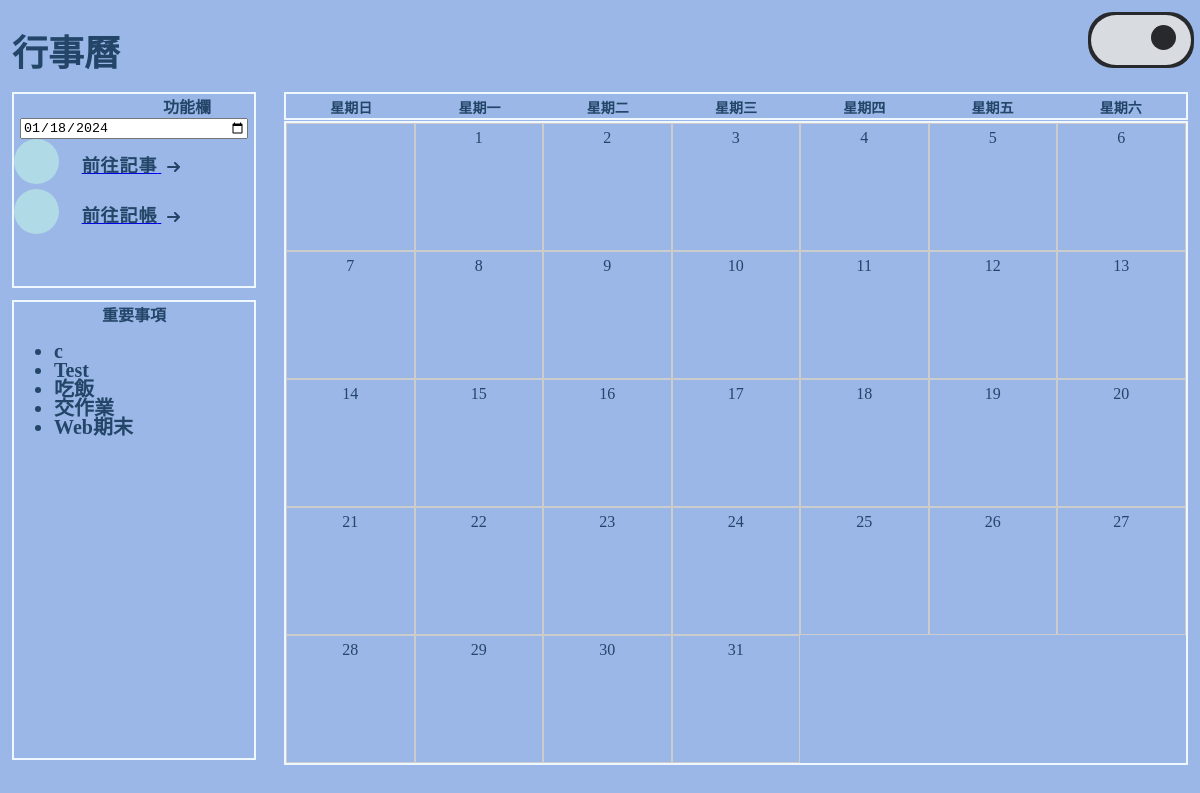
The page / on the database its author committed.
### calendars/models.py (models this page shows, shortened)
class Calendar(models.Model):
    date = models.DateField() #事件日期
    time = models.TimeField() #事件時間
    description = models.CharField(max_length = 255) #事件
    is_important = models.BooleanField(default = False) #標註事件是否為"重要事件"，預設是否

### calendars/views.py (the view)
# urls.py: path('', views.calendars, name = 'calendars'),
def calendars(request):
    mycalendars = Calendar.objects.all().values()
    timestamp = int(time.time())
    context = {
        'mycalendars': mycalendars,
        'timestamp': timestamp,
    }
    return render(request, 'calendars.html', context)

### calendars/templates/calendars.html (shortened to what this page needs)
{% load static %}
{% block content %}
<link rel="stylesheet" type="text/css" href="{% static 'css/calendarForm.css' %}?v={{ timestamp }}">
<link rel="stylesheet" href="{% static 'css/dark-theme.css' %}?v={{ timestamp }}" id="darkTheme" disabled>
<link rel="stylesheet" type="text/css" href="{% static 'css/marquee.css' %}?v={{ timestamp }}">
<div class="allPartBorder">
    <div class="topProject">
        <h1>行事曆</h1>
        <div class="toggle-switch">
            <label class="switch-label">
                <span class="slider"></span>
            </label>
        </div>
    </div>
    <div class="dayName">
        <table class="dayNameTable">
            <th>星期日</th>
            <th>星期一</th>
            <th>星期二</th>
            <th>星期三</th>
            <th>星期四</th>
            <th>星期五</th>
            <th>星期六</th>
        </table>
    </div>
    <div class="rightSideProject" id="mainCalendar"></div>
    <div class="leftSideProject" style="height: 24%;">
        <span>功能欄</span>
        <input type="date" id="dateBox" name="dateBox">
        <a href="{% url 'events' %}">
            <div class="Button">
                <span>前往記事</span>
                <svg viewBox="0 0 13 10" height="10px" width="15px">
                    <path d="M1,5 L11,5"></path>
                    <polyline points="8 1 12 5 8 9"></polyline>
                </svg>
            </div>
        </a>
        <a href="{% url 'show_account_by_year_and_month' %}">
            <div class="Button">
                <span>前往記帳</span>
                <svg viewBox="0 0 13 10" height="10px" width="15px">
                    <path d="M1,5 L11,5"></path>
                    <polyline points="8 1 12 5 8 9"></polyline>
                </svg>
            </div>
        </a>
    </div>
    <div class="leftSideProject" style="height: 57%;">
        <span>重要事項</span>
        <div id="marquee-container">
            <div id="marquee-content">
                <ul>
                    {% for x in mycalendars %}
                        {% if x.is_important == True %}
                            <li>{{ x.description }}</li>
                        {% endif %}
                    {% endfor %}
                </ul>
            </div>
        </div>
    </div>
</div>
{% endblock %}

### static/css/calendarForm.css (style rules this page uses)
div { background-color: #9bb7e8; color: aliceblue; border-color: aliceblue; }
.allPartBorder { margin: 0; width: 100%; height: 100%; box-sizing: border-box; }
.topProject { height: 10%; width: 100%; }
h1 { text-align: left; font-size: 36px; color: #234567; float: left; margin-left: 1%; }
.leftSideProject { border: solid 2px; width: 20%; margin-left: 1%; margin-top: 1%; text-align: center; font-weight: 900; }
.leftSideProject span { color: #234567; }
.leftSideProject li { color: #234567; }
.rightSideProject { border: solid 2px; width: 75%; height: 80%; margin-right: 1%; float: right; margin-top: 1px; text-align: center; display: flex; flex-wrap: wrap; }
.dayName { border: solid 2px; width: 75%; height: 3%; margin-right: 1%; float: right; margin-top: 1%; text-align: center; display: flex; flex-wrap: wrap; }
.dayNameTable { width: 100%; text-align: center; }
.dayNameTable th { color: #234567; width: 14.28%; height: auto; font-size: 14px; text-align: center; vertical-align: middle; }
#dateBox { width: 95%; }
.Button { position: relative; margin: auto; padding: 12px 18px; transition: all 0.2s ease; border: none; background: none; }
.Button:before { content: ""; position: absolute; top: 0; left: 0; display: block; border-radius: 50px; background: #b1dae7; width: 45px; height: 45px; transition: all 0.3s ease; }
.Button span { position: relative; font-family: "Ubuntu", sans-serif; font-size: 18px; font-weight: 700; letter-spacing: 0.05em; color: #234567; }
.Button svg { position: relative; top: 0; margin-left: 10px; fill: none; stroke-linecap: round; stroke-linejoin: round; stroke: #234567; stroke-width: 2; transform: translateX(-5px); transition: all 0.3s ease; }
.toggle-switch { position: relative; width: 100px; height: 50px; --light: #d8dbe0; --dark: #28292c; --link: rgb(27, 129, 112); --link-hover: rgb(24, 94, 82); float: right; margin: 1%; }
.switch-label { position: absolute; width: 100%; height: 50px; background-color: var(--dark); border-radius: 25px; cursor: pointer; border: 3px solid var(--dark); }
.slider { position: absolute; width: 100%; height: 100%; border-radius: 25px; -webkit-transition: 0.3s; transition: 0.3s; }
.checkbox:checked ~ .slider { background-color: var(--light); }
.slider::before { content: ""; position: absolute; top: 10px; left: 10px; width: 25px; height: 25px; border-radius: 50%; -webkit-box-shadow: inset 12px -4px 0px 0px var(--light); box-shadow: inset 12px -4px 0px 0px var(--light); background-color: var(--dark); -webkit-transition: 0.3s; transition: 0.3s; }
.checkbox:checked ~ .slider::before { -webkit-transform: translateX(50px); -ms-transform: translateX(50px); transform: translateX(50px); background-color: var(--dark); -webkit-box-shadow: none; box-shadow: none; }

### staticfiles/css/marquee.css (style rules this page uses)
#marquee-container { overflow: hidden; border: none; width: 100%; height: 90%; }
#marquee-content { display: flex; flex-direction: column; animation: marquee 5s linear infinite 0s; animation-timing-function: steps(1, end); line-height: 0.95; }
#marquee-content li { text-align: left; word-wrap: break-word; font-size: 20px; }

### rows shown on the page
Calendar: description "c"
Calendar: description "Test"
Calendar: description "吃飯"
Calendar: description "交作業"
Calendar: description "Web期末"
